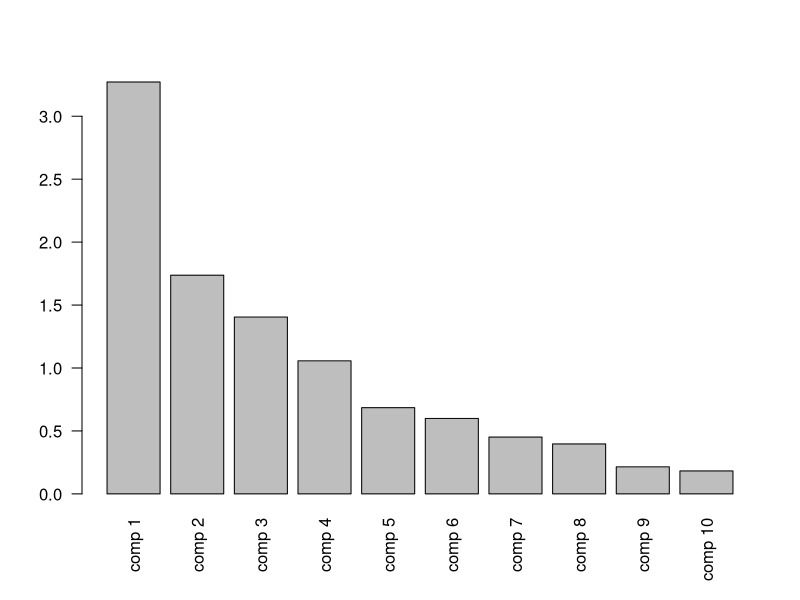
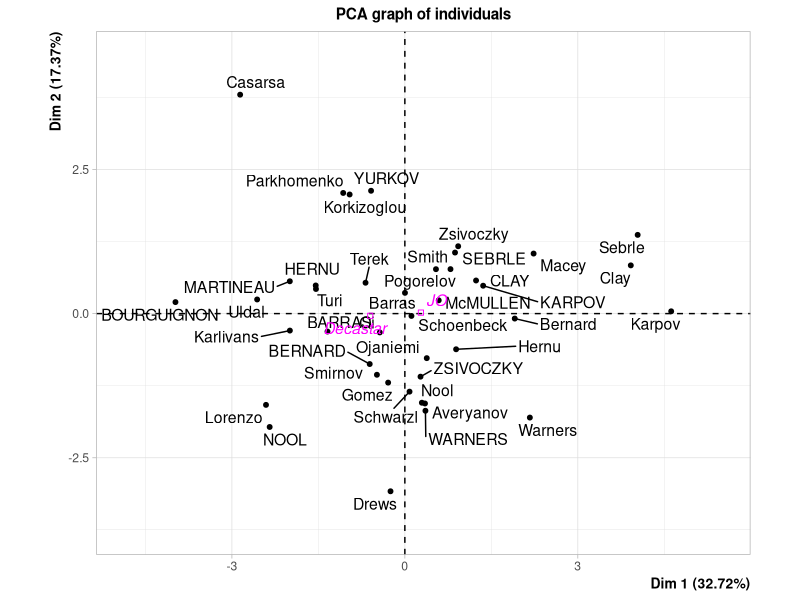
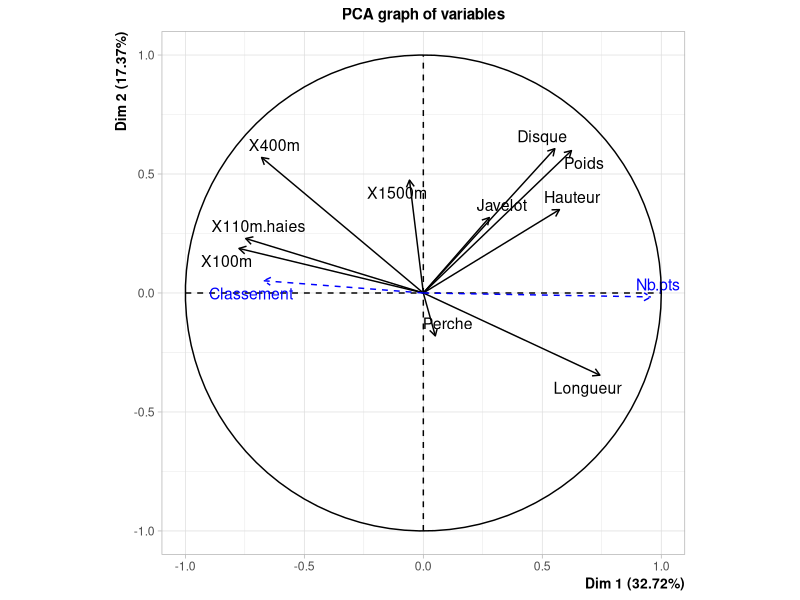
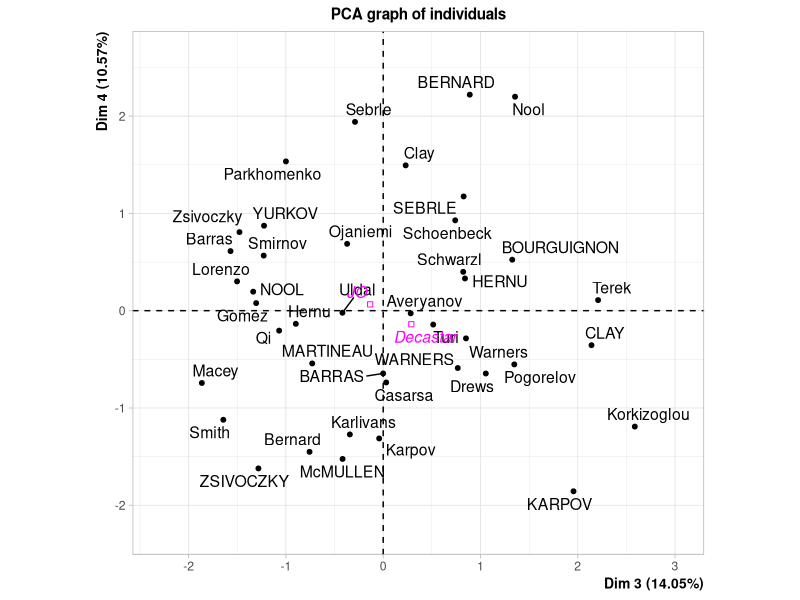
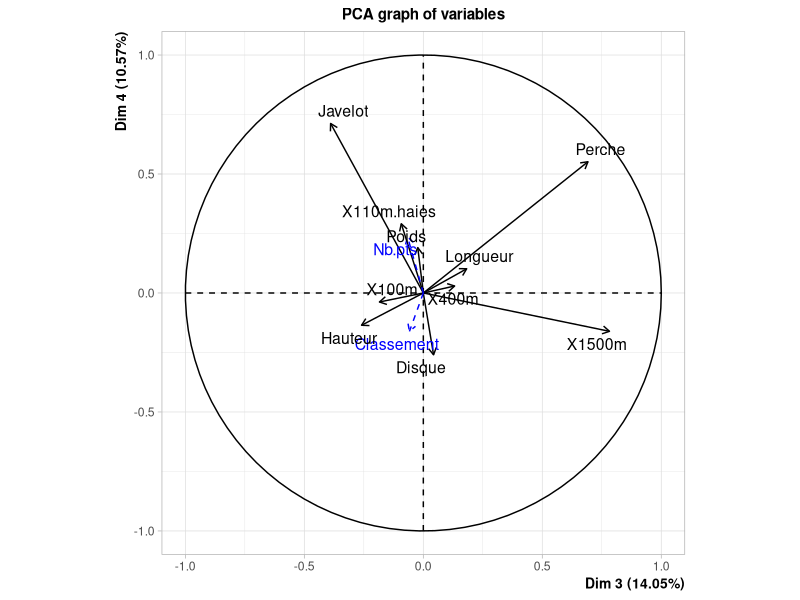

The R source for these figures, in order:
# L’analyse multivariée va permettre notamment de résumer les liaisons entre les variables et d’identifier 
# des groupes d’individus aux profils de performances similaires. 
# Les variables actives sont ici celles indiquant les résultats aux épreuves. 
# En effet, nous sommes intéressés par la mise en évidence des différents profils de performances, 
# qui sont uniquement déterminés par les résultats aux 10 épreuves. 
# Les variables Nombres de points et Classement se déduisent des résultats aux épreuves et n’apportent donc pas d’information supplémentaire. 
# Aussi, la variable Epreuve ne caractérise pas les performances de l’athlète. 
# Ainsi, on considèrera les variables Nombre de points, Classement et Epreuve comme des variables supplémentaires (illustratives). 
# Ici nous appliquons une ACP car les variables actives sont toutes quantitatives. 
# Les variables actives n’ayant pas les mêmes unités, il s’impose d’effectuer une ACP réduite.

# Définir le répertoire de travail comme celui du script
setwd(dirname(rstudioapi::getSourceEditorContext()$path))

decathlon<-read.table("./decathlon/decathlon.txt", 
                       stringsAsFactors = TRUE)

# install.packages("FactoMineR")
library(FactoMineR)

# on effectue l'ACP (réduite et avec 5 dimensions par défaut)
res.pca <- PCA(decathlon,
               quanti.sup = c(11: 12),
               quali.sup = c(13),
               graph = FALSE)

# export des résultats dans un fichier
write.infile(res.pca, file = "./resultats_ACP.csv")

#valeurs propres
res.pca$eig

barplot(res.pca$eig[,1], las = 2)



# La règle de Kaiser suggère de retenir 4 axes, la règle du coude également (coude entre 4eme et 5eme barres)1. 
# Les 4 premiers axes cumulent environ 75% de l’inertie du nuage. 
# Ceci est relativement élevé au vu du nombre de variables actives car avec seulement 4 axes, 
# on résume à hauteur de 75% un jeu de données en dimension 10. 
# Notons qu’en analysant simplement le premier plan, l’inertie ne serait que de 50%, trop faible dans l’absolu : 
#   la moitié de l’information portée par le jeu de données ne serait pas analysée. 
# Il paraît donc nécessaire d’analyser les 4 premiers axes (i.e. les deux premiers plans).

# On analyse d’abord le plan principal (appelé aussi plan 1-2).
#graphes des individus
plot.PCA(res.pca, choix = "ind")

#graphes des variables
plot.PCA(res.pca, choix = "var")

# Pour interpréter ce premier plan, on identifie d’abord les individus aux plus fortes contributions 
# sur l’axe 1 d’une part, et sur l’axe 2 d’autre part. 
# Les individus ayant tous le même poids, ceci revient à identifier ceux qui ont les coordonnées les plus élevées en valeur absolue.
# Pour l’axe 1, Sebrle, Clay, Karpov (JO) et Bourguignon (Decastar) contribuent le plus à la construction de l’axe 1. 
# La visualisation des données centrées-réduites pour ces individus nous fournit des premiers éléments d’interprétation.
# 
# Pour l’axe 2, Casarsa (JO) et Drews (JO) contribuent le plus à la construction de cet axe.
# On regarde ensuite le cercle des corrélations pour déterminer les variables liées aux coordonnées des individus.
# On peut ainsi donner une interprétation à chaque axe.
# NB : quand le nombre de variable est élevé, on a besoin d’outils automatiques pour décrire les axes. 
# La fonction dimdesc effectue des tests sur les liaisons entre les variables et les axes 
# et ne renvoie que les variables pour lesquelles cette liaison est “significative”. 
# Attention toutefois à ne pas sur-interpréter les valeurs tests et p-valeurs car les axes ayant été construits à partir des variables, 
# il y a nécessairement un lien entre les variables et les axes et cette procédure est donc biaisée. 
# Seules les valeurs-tests et p-valeurs des variables illustratives pourront être interprétées comme usuellement. 
# Ceci n’est pas problématique ici car ce qui intéresse l’utilisateur c’est essentiellement de hiérarchiser les variables.
# 
# L’ACP répond à d’autres objectifs que l’identification des principales dimensions de variabilité : 
#   elle permet aussi d’identifier des proximités entre individus et entre variables. 
# Pour les individus, il est nécessaire de s’assurer de leur qualité de représentation en analysant les cosinus carrés.
round(res.pca$ind$cos, 2)

# Par exemple, Sebrle et Clay (JO) sont proches sur le plan 1-2, 
# et ont tous deux une bonne qualité de représentation, leurs cosinus carrés étant supérieurs à 0.74. 
# Leur proximité dans le plan traduit donc une proximité dans le nuage initial (i.e. avant projection). 
# Par conséquent, ce sont des athlètes aux profils similaires.
# 
# Pour ce qui est des liaisons entre variables, la qualité de représentation se lit directement 
# par la proximité entre les flèches et le bord du cercle. 
# Aucune d’entre elles n’est très bien projetée, ce qui empêche d’avoir une idée précise de leur corrélation.
# Mais certaines le sont suffisamment pour mettre en évidence certaines liaisons ou non-liaisons. 
# Par exemple, Disque et Poids sont des variables corrélées positivement (angle proche de 0 degrés). 
# Naturellement, pour disposer d’informations plus précises quant aux liaisons entre variables, 
# il suffit d’aller lire la matrice de corrélation, 
# mais le cercle des corrélations a l’avantage de mettre en évidence certaines d’entre elles.

# Nous arrêtons ici l’exploration de ces données, mais il est nécessaire en pratique d’aller au-delà du premier plan. 
# Pour obtenir les sorties correspondantes, il suffit de procéder comme suit :

res.pca <- PCA(decathlon,
               scale.unit = TRUE,
               quanti.sup = c(11:12),
               quali.sup = c(13),
               graph = FALSE, ncp = Inf)


#graphes des individus
plot.PCA(res.pca, axes = c(3, 4), choix = "ind")

#graphes des variables
plot.PCA(res.pca, axes=c(3, 4), choix = "var")

# Quand le nombre de variables ou d’individus est élevé il peut alors être utile d’alléger les représentations graphiques 
# en ne représentant que certains éléments : par exemple, les variables aux plus fortes contributions pour le cercle des corrélations, 
# ou les individus aux cosinus carrés les plus élevés pour le graphe des individus. 
# Ceci peut s’effectuer à l’aide des options de la fonction plot.PCA ou de façon interactive via le package R Factoshiny.
